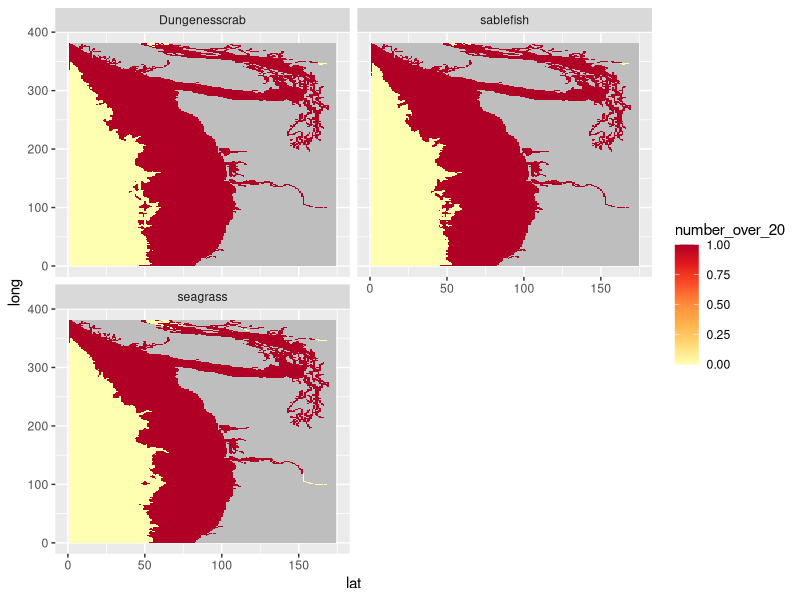
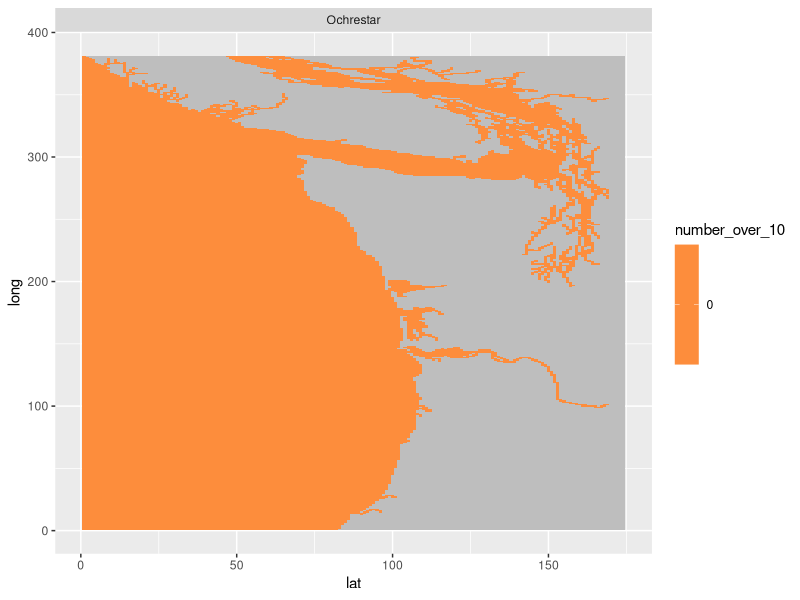
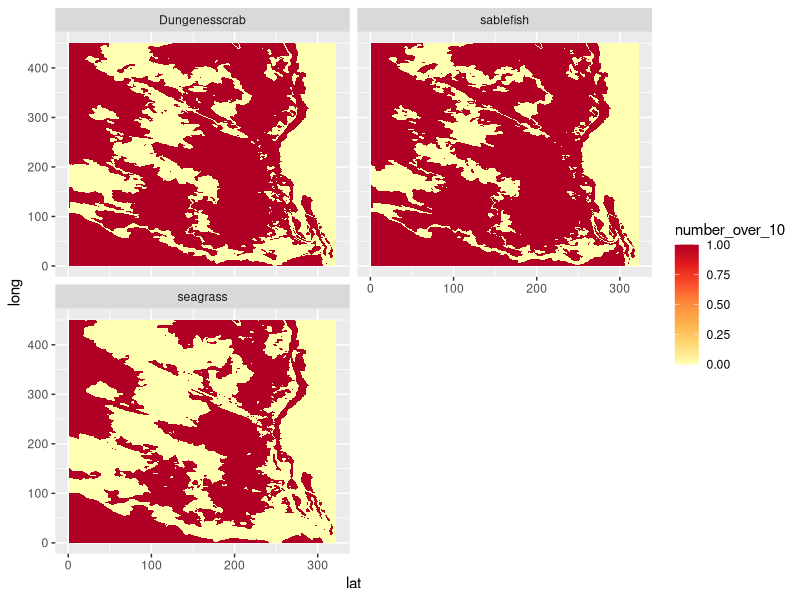
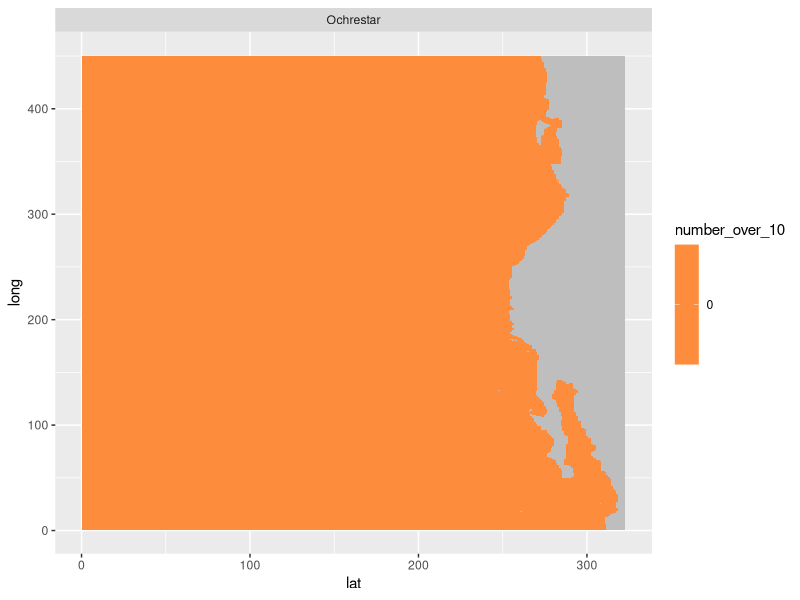

The R script that drew these images, in order:
# Goal: 
# was: where is there enough change to elicit 10% change in 1,2,3, .. 9 species in at least one biological response?
# in 30%?

#libraries
library(mgcv)
library(ggplot2)
library(dplyr)
library(tidyverse)
library(broom)
library(reshape2)
library(gridExtra)
library(RColorBrewer)

#read in sensitivity by study
sensitivity_by_group<-read_csv("processed_data/sensitivity_by_group.csv")

#read in benthic map 2km
littleoxybot<-read_csv("raw_data/downscaled_climate_data/2km_delta_oxy_bot.csv", col_names=F)

#reshape these into a long dataframe - bot layer
littleoxybot.df<-melt(littleoxybot) %>%
  mutate(lat=rep(1:dim(littleoxybot)[1], dim(littleoxybot)[2])) %>%
  separate(variable, c(NA, "long"), sep = "X", remove = TRUE) %>%
  mutate(long=as.numeric(long))%>%
  mutate(lat=as.numeric(lat))%>%
  mutate(latlong=paste(long, lat, sep="_"))

# calculate delta response for each species
#oxy - extract benthic species with oxy response data and add rows for other species
#and change species names so they will work as column names 
oxy_sens<-sensitivity_by_group %>%
  filter(treatment_var=="oxygen",
         zone=="benthic") %>%
  mutate(English_Name=gsub(" ","", English_Name)) %>%
  mutate(English_Name=gsub("&","", English_Name)) %>%
  mutate(English_Name=gsub("-","", English_Name))

#make a vector with weighted sensitivity titled by species name
oxy_sens<-oxy_sens %>%
  unite(., col=unique_response, English_Name, response_type, sep="_and_") %>% # make a new column comibining two columns, called unique response
  select(unique_response, weighted_sensitivity) 

#expand out these responses to the entire dataframe of oxy change, so every unique response has a lat_long
all_oxy_responses<-expand.grid(unique_response=oxy_sens$unique_response, 
                               latlong=littleoxybot.df$latlong)

#merge empty grid with environmental data, so all unique responses have lat_long and environemntal change
join_grid_and_botoxy<-left_join(all_oxy_responses, littleoxybot.df)
join_response_and_botoxy<-left_join(join_grid_and_botoxy,oxy_sens)
head(join_response_and_botoxy)

#make new column with % change
join_response_and_botoxy<-join_response_and_botoxy%>%
  mutate(percentchangeoxy=value*weighted_sensitivity*100) %>%
  mutate(no_env_data=ifelse(percentchangeoxy=="NaN", "no_data", "yes_data"))

#Now group by lat_long and species, then ask how many of each group are greater than 10% (need zeros)
oxybot_responses<-join_response_and_botoxy %>%
  separate(unique_response, sep="_and_", into=c("species", "response")) %>%
  group_by(species, latlong, no_env_data) %>%
  summarise(number_over_10=length(which(abs(percentchangeoxy)>10)),
            number_over_20=length(which(abs(percentchangeoxy)>20)),
            number_over_30=length(which(abs(percentchangeoxy)>30)),
            number_total=n()) %>%
  separate(latlong, sep="_", into=c("lat", "long")) %>%
  mutate(lat=as.numeric(lat), long=as.numeric(long)) %>%
  mutate(number_over_10=as.numeric(ifelse(no_env_data=="no_data", 
                                          "NA", number_over_10)),
         number_over_20=as.numeric(ifelse(no_env_data=="no_data", 
                                          "NA", number_over_20)),
         number_over_20=as.numeric(ifelse(no_env_data=="no_data", 
                                          "NA", number_over_30)))

oxybot_responses %>% 
  ggplot(aes(x = lat, y = long)) + geom_tile(aes(fill = number_over_20)) + 
  scale_fill_distiller(palette="YlOrRd", direction=1, na.value="grey") +
  facet_wrap(~species, nrow=2)

write_csv(oxybot_responses, "processed_data/oxybot_responses_2km.csv")

#read in 200 map
littleoxy200<-read_csv("processed_data/2km_delta_oxy_200m.csv", col_names=F)
#
#
#
#reshape these into a long dataframe - 200 layer
littleoxy200.df<-melt(littleoxy200) %>%
  mutate(lat=rep(1:dim(littleoxy200)[1], dim(littleoxy200)[2])) %>%
  separate(variable, c(NA, "long"), sep = "X", remove = TRUE) %>%
  mutate(long=as.numeric(long))%>%
  mutate(lat=as.numeric(lat))%>%
  mutate(latlong=paste(long, lat, sep="_"))

# calculate delta response for each species
#oxy - extract benthic species with oxy response data and add rows for other species
#and change species names so they will work as column names 
oxy_sens<-sensitivity_by_group %>%
  filter(treatment_var=="oxygen",
         zone=="pelagic") %>%
  mutate(English_Name=gsub(" ","", English_Name)) %>%
  mutate(English_Name=gsub("&","", English_Name)) %>%
  mutate(English_Name=gsub("-","", English_Name))

#make a vector with weighted sensitivity titled by species name
oxy_sens<-oxy_sens %>%
  unite(., col=unique_response, English_Name, response_type, sep="_and_") %>% # make a new column comibining two columns, called unique response
  select(unique_response, weighted_sensitivity) 

#expand out these responses to the entire dataframe of oxy change, so every unique response has a lat_long
all_oxy_responses<-expand.grid(unique_response=oxy_sens$unique_response, 
                               latlong=littleoxy200.df$latlong)

#merge empty grid with environmental data, so all unique responses have lat_long and environemntal change
join_grid_and_200oxy<-left_join(all_oxy_responses, littleoxy200.df)
join_response_and_200oxy<-left_join(join_grid_and_200oxy,oxy_sens)
head(join_response_and_200oxy)

#make new column with % change
join_response_and_200oxy<-join_response_and_200oxy%>%
  mutate(percentchangeoxy=value*weighted_sensitivity*100) %>%
  mutate(no_env_data=ifelse(percentchangeoxy=="NaN", "no_data", "yes_data"))

#Now group by lat_long and species, then ask how many of each group are greater than 10% (need zeros)
oxy200_responses<-join_response_and_200oxy %>%
  separate(unique_response, sep="_and_", into=c("species", "response")) %>%
  group_by(species, latlong, no_env_data) %>%
  summarise(number_over_10=length(which(abs(percentchangeoxy)>10)),
            number_over_20=length(which(abs(percentchangeoxy)>20)),
            number_over_30=length(which(abs(percentchangeoxy)>30)),
            number_total=n()) %>%
  separate(latlong, sep="_", into=c("lat", "long")) %>%
  mutate(lat=as.numeric(lat), long=as.numeric(long)) %>%
  mutate(number_over_10=as.numeric(ifelse(no_env_data=="no_data", 
                                          "NA", number_over_10)),
         number_over_20=as.numeric(ifelse(no_env_data=="no_data", 
                                          "NA", number_over_20)),
         number_over_20=as.numeric(ifelse(no_env_data=="no_data", 
                                          "NA", number_over_30)))

oxy200_responses %>% 
  ggplot(aes(x = lat, y = long)) + geom_tile(aes(fill = number_over_10)) + 
  scale_fill_distiller(palette="YlOrRd", direction=1, na.value="grey") +
  facet_wrap(~species, nrow=2)

write_csv(oxy200_responses, "processed_data/oxy200_responses_2km.csv")

#
#
#
#read in 12km bottom
oxybot_12<-read_csv("processed_data/12km_delta_oxy_bot.csv", col_names=F)

#reshape these into a long dataframe - bot layer
oxybot_12.df<-melt(oxybot_12) %>%
  mutate(lat=rep(1:dim(oxybot_12)[1], dim(oxybot_12)[2])) %>%
  separate(variable, c(NA, "long"), sep = "X", remove = TRUE) %>%
  mutate(long=as.numeric(long))%>%
  mutate(lat=as.numeric(lat))%>%
  mutate(latlong=paste(long, lat, sep="_"))

# calculate delta response for each species
#oxy - extract benthic species with oxy response data and add rows for other species
#and change species names so they will work as column names 
oxy_sens<-sensitivity_by_group %>%
  filter(treatment_var=="oxygen",
         zone=="benthic") %>%
  mutate(English_Name=gsub(" ","", English_Name)) %>%
  mutate(English_Name=gsub("&","", English_Name)) %>%
  mutate(English_Name=gsub("-","", English_Name))

#make a vector with weighted sensitivity titled by species name
oxy_sens<-oxy_sens %>%
  unite(., col=unique_response, English_Name, response_type, sep="_and_") %>% # make a new column comibining two columns, called unique response
  select(unique_response, weighted_sensitivity) 

#expand out these responses to the entire dataframe of oxy change, so every unique response has a lat_long
all_oxy_responses_12<-expand.grid(unique_response=oxy_sens$unique_response, 
                               latlong=oxybot_12.df$latlong)

#merge empty grid with environmental data, so all unique responses have lat_long and environemntal change
join_grid_and_botoxy_12<-left_join(all_oxy_responses_12, oxybot_12.df)
join_response_and_botoxy_12<-left_join(join_grid_and_botoxy_12,oxy_sens)
head(join_response_and_botoxy_12)

#make new column with % change
join_response_and_botoxy_12<-join_response_and_botoxy_12%>%
  mutate(percentchangeoxy=value*weighted_sensitivity*100) %>%
  mutate(no_env_data=ifelse(percentchangeoxy=="NaN", "no_data", "yes_data"))

#Now group by lat_long and species, then ask how many of each group are greater than 10% (need zeros)
oxybot_responses_12<-join_response_and_botoxy_12 %>%
  separate(unique_response, sep="_and_", into=c("species", "response")) %>%
  group_by(species, latlong, no_env_data) %>%
  summarise(number_over_10=length(which(abs(percentchangeoxy)>10)),
            number_over_20=length(which(abs(percentchangeoxy)>20)),
            number_over_30=length(which(abs(percentchangeoxy)>30)),
            number_total=n()) %>%
  separate(latlong, sep="_", into=c("lat", "long")) %>%
  mutate(lat=as.numeric(lat), long=as.numeric(long)) %>%
  mutate(number_over_10=as.numeric(ifelse(no_env_data=="no_data", 
                                                   "NA", number_over_10)),
         number_over_20=as.numeric(ifelse(no_env_data=="no_data", 
                                                     "NA", number_over_20)),
         number_over_30=as.numeric(ifelse(no_env_data=="no_data", 
                                                     "NA", number_over_30)))

oxybot_responses_12 %>% 
  ggplot(aes(x = lat, y = long)) + geom_tile(aes(fill = number_over_10)) + 
  scale_fill_distiller(palette="YlOrRd", direction=1, na.value="grey") +
  facet_wrap(~species, nrow=2)

write_csv(oxybot_responses_12, "processed_data/oxybot_responses_12km.csv")
#
#
#
#read in 12km 200tom
oxy200_12<-read_csv("processed_data/12km_delta_oxy_200m.csv", col_names=F)

#reshape these into a long dataframe - 200 layer
oxy200_12.df<-melt(oxy200_12) %>%
  mutate(lat=rep(1:dim(oxy200_12)[1], dim(oxy200_12)[2])) %>%
  separate(variable, c(NA, "long"), sep = "X", remove = TRUE) %>%
  mutate(long=as.numeric(long))%>%
  mutate(lat=as.numeric(lat))%>%
  mutate(latlong=paste(long, lat, sep="_"))

# calculate delta response for each species
#oxy - extract benthic species with oxy response data and add rows for other species
#and change species names so they will work as column names 
oxy_sens<-sensitivity_by_group %>%
  filter(treatment_var=="oxygen",
         zone=="pelagic") %>%
  mutate(English_Name=gsub(" ","", English_Name)) %>%
  mutate(English_Name=gsub("&","", English_Name)) %>%
  mutate(English_Name=gsub("-","", English_Name))

#make a vector with weighted sensitivity titled by species name
oxy_sens<-oxy_sens %>%
  unite(., col=unique_response, English_Name, response_type, sep="_and_") %>% # make a new column comibining two columns, called unique response
  select(unique_response, weighted_sensitivity) 

#expand out these responses to the entire dataframe of oxy change, so every unique response has a lat_long
all_oxy_responses_12<-expand.grid(unique_response=oxy_sens$unique_response, 
                                  latlong=oxy200_12.df$latlong)

#merge empty grid with environmental data, so all unique responses have lat_long and environemntal change
join_grid_and_200oxy_12<-left_join(all_oxy_responses_12, oxy200_12.df)
join_response_and_200oxy_12<-left_join(join_grid_and_200oxy_12,oxy_sens)
head(join_response_and_200oxy_12)

#make new column with % change
join_response_and_200oxy_12<-join_response_and_200oxy_12%>%
  mutate(percentchangeoxy=value*weighted_sensitivity*100) %>%
  mutate(no_env_data=ifelse(percentchangeoxy=="NaN", "no_data", "yes_data"))

#Now group by lat_long and species, then ask how many of each group are greater than 10% (need zeros)
oxy200_responses_12<-join_response_and_200oxy_12 %>%
  separate(unique_response, sep="_and_", into=c("species", "response")) %>%
  group_by(species, latlong, no_env_data) %>%
  summarise(number_over_10=length(which(abs(percentchangeoxy)>10)),
            number_over_20=length(which(abs(percentchangeoxy)>20)),
            number_over_30=length(which(abs(percentchangeoxy)>30)),
            number_total=n()) %>%
  separate(latlong, sep="_", into=c("lat", "long")) %>%
  mutate(lat=as.numeric(lat), long=as.numeric(long))  %>%
  mutate(number_over_10=as.numeric(ifelse(no_env_data=="no_data", 
                                          "NA", number_over_10)),
           number_over_20=as.numeric(ifelse(no_env_data=="no_data", 
                                            "NA", number_over_20)),
           number_over_20=as.numeric(ifelse(no_env_data=="no_data", 
                                            "NA", number_over_30)))

oxy200_responses_12 %>% 
  ggplot(aes(x = lat, y = long)) + geom_tile(aes(fill = number_over_10)) + 
  scale_fill_distiller(palette="YlOrRd", direction=1, na.value="grey") +
  facet_wrap(~species, nrow=2)

write_csv(oxy200_responses_12, "processed_data/oxy200_responses_12km.csv")
